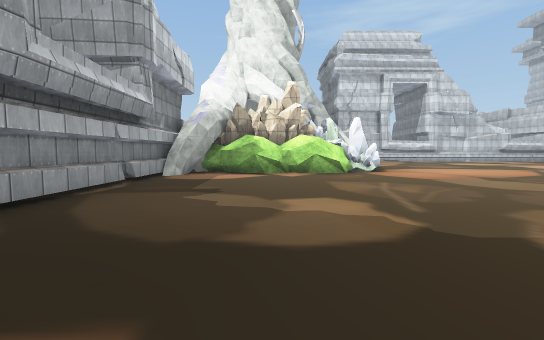
View 1 (above)

18 first-person views from a walk through a 3-D level made in the Unity game engine. The camera is 1.5 m above the floor, tilts 4° down and sees 90° across. The floor is counted in squares, 2 m on a side. Each view is taken from the middle of a square. On the plan, view 1 faces up. The plan holds only what a view shows up to about 10 squares ahead; the rest is blank. The place goes on beyond the plan. The player is left out. Some surface patterns are stand-ins.

View 2
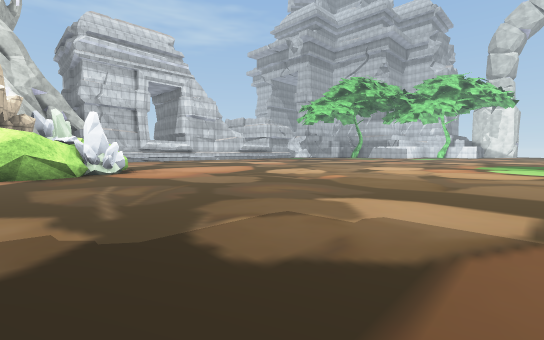

View 3
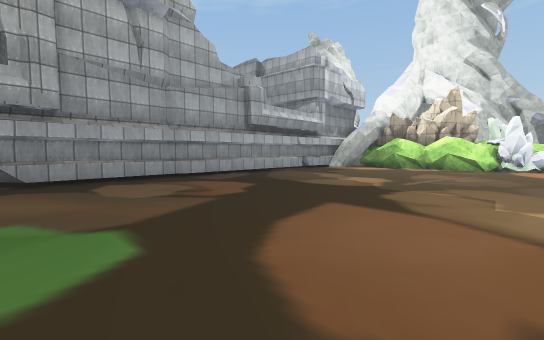

View 4
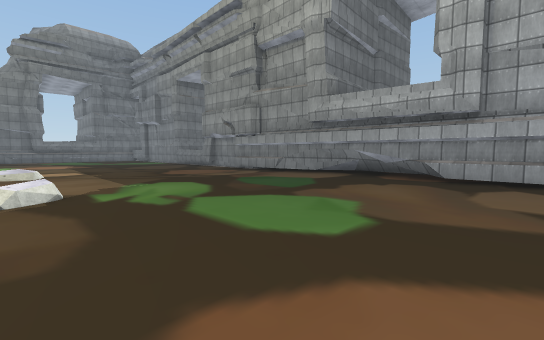

View 5
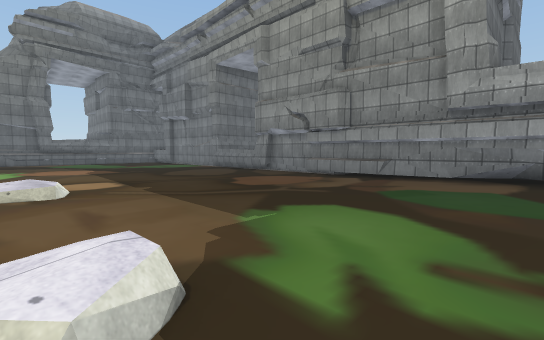

View 6
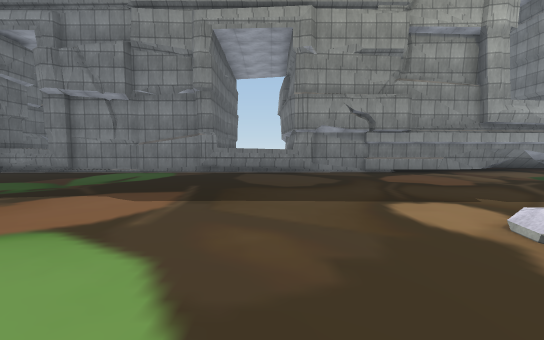

View 7
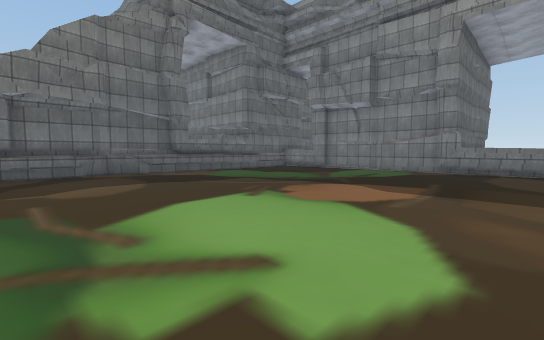

View 8
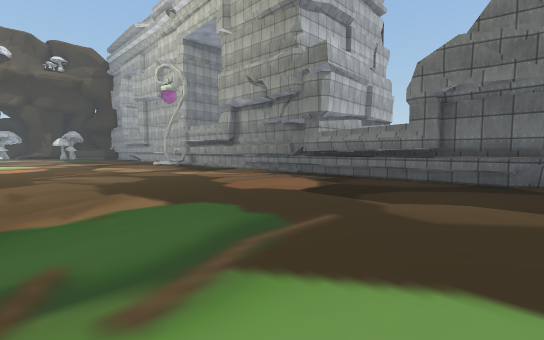

View 9
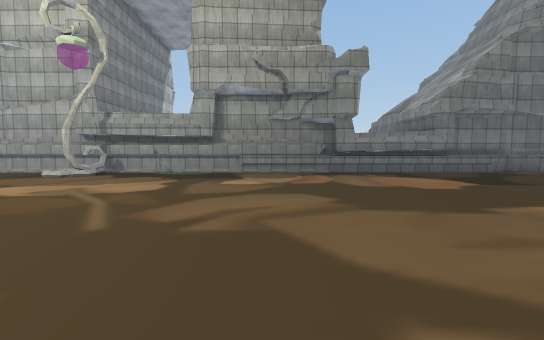

View 10
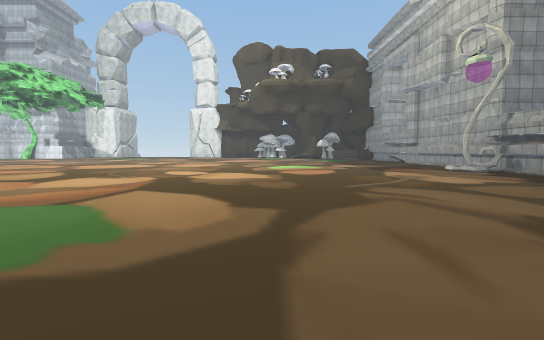

View 11
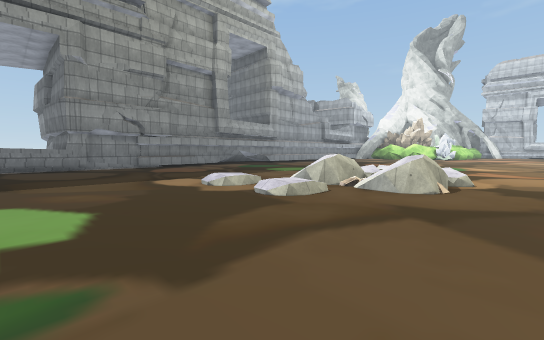

View 12
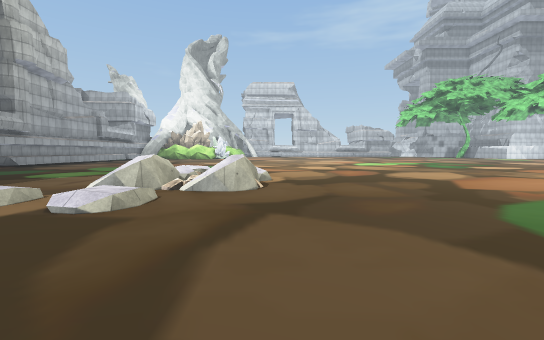

View 13
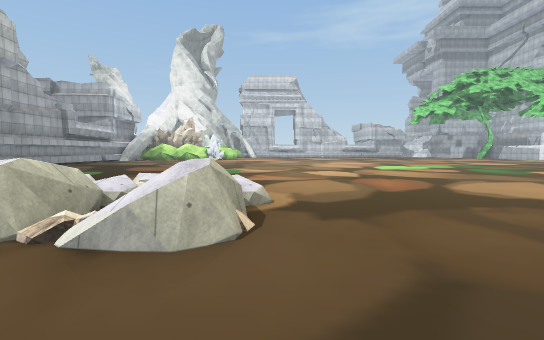

View 14
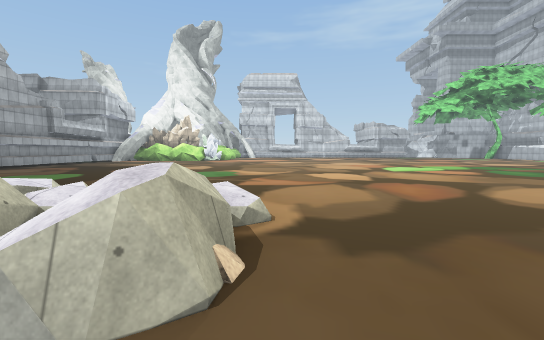

View 15
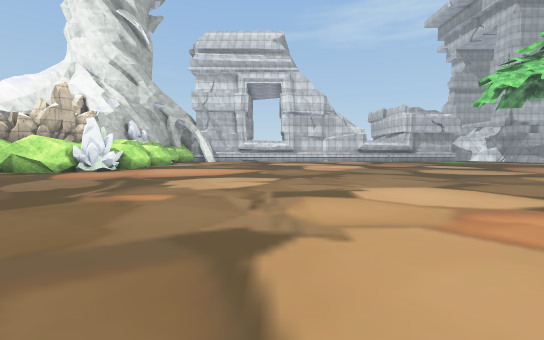

View 16
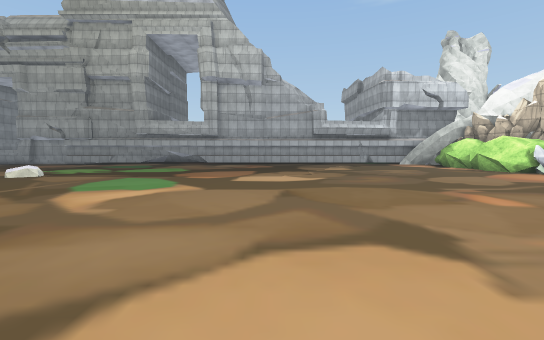

View 17
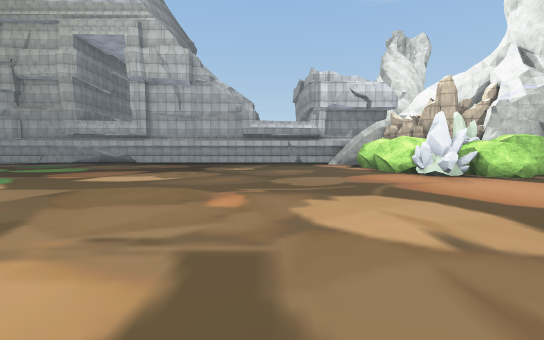

View 18
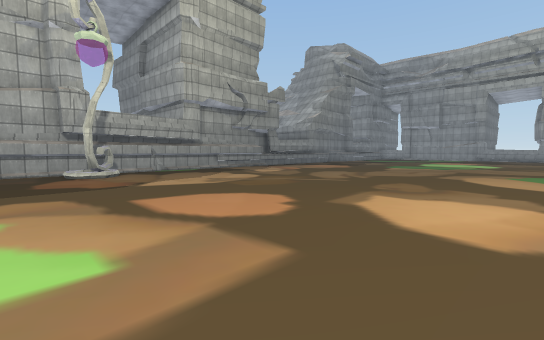

### Floor plan
Points are (right, up) in squares from view 1. A wall is a line through its corners. A room is listed if a view was taken in it or the views show most of it. See-through windows are left out.
Room 1 (views 1, 2, 3, 4, 5, 6, 7, 8, 9, 10, 11, 12, 13, 14, 15, 16, 17, 18)
walls: (7.6, -9.2) (7.6, -9.8) (6.7, -10); (-4, -5) (-3.3, -8.1); (-3.3, -12.6) (-3.2, -12.9) (-3.2, -16.5); (10.6, -23.8) (11.1, -23.8) (11.3, -23.4); (3.5, -23.3) (4, -23.3) (4.8, -23.8) (5.4, -23.3) (21.5, -23.3); (4.7, -23.7) (5.5, -23.4); (2.4, 9.3) (1.4, 8.9) (0.5, 9.3); (2, -23.2) (3.5, -23.1) (4.1, -23.3); (1.4, 9.1) (0.9, 9.1) (0.6, 9.4) (-0.6, 8.9) (-1.4, 9.2); (2.4, -23.6) (11.2, -23.7); (2.7, 9.8) (2.3, 9.1) (1.4, 9.2); (-3.5, 6.1) (-3.5, -23.4); (18.3, -22.9) (19.1, -22.1); (-3.3, -20.9) (-3.2, -21.4); (-3.3, -21.1) (-3.3, -23.4); (-1.1, 9.1) (-1.9, 9.8); (-1.3, 9.1) (-1.8, 9.8) (-2.4, 9.6) (-2.7, 8.8); (-2.6, 9.1) (-3, 8.7); (-3.5, 9.5) (-3.5, 6.2)
low walls: (6.9, -10) (6.6, -10) (6.3, -9.7); (5.9, -9.7) (5.4, -10); (-3.6, -7.5) (-3.6, -8); (-3.7, -6.6) (-3.7, -7.2); (-3.5, -2.9) (-4.1, -4.2); (1.8, 9) (1.4, 9.1); (2.7, 9.5) (2.3, 9.1); (0.4, 9.2) (-0.4, 9.3); (-0.6, 9.2) (-1.3, 9.1); (-1.8, 9.7) (-2.4, 9.7)
objects: crystal (3, 10) to (4, 10)

Positions as (right, up) in squares from view 1, and headings:
1: (0, 0), facing up
2: (1, 0), facing up-right
3: (4, -3), facing up-left
4: (4, -1), facing down-left
5: (4, -5), facing down-left
6: (6, -14), facing left
7: (7, -14), facing down-left
8: (5, -16), facing down-right
9: (13, -14), facing down
10: (9, -15), facing right
11: (9, -15), facing up-left
12: (8, -15), facing up
13: (8, -12), facing up
14: (8, -11), facing up
15: (10, 0), facing up
16: (12, 1), facing left
17: (12, 5), facing left
18: (21, -13), facing down-left
